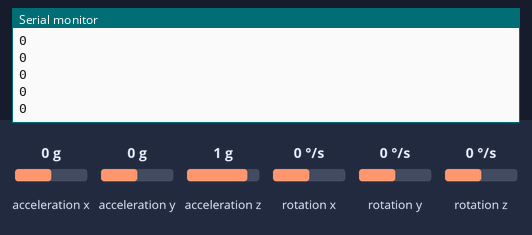
This program was run on a simulated Arduino Nano, built with avr-gcc and run on an emulated ATmega328P. Shown: the last lines printed to the serial monitor. The inputs (shaded band) are chosen by the test bench; at power-on: rotation z 0 °/s, acceleration x 0 g, acceleration y 0 g, acceleration z 1 g, rotation x 0 °/s, rotation y 0 °/s.

Above: at 3.2 s.
3.3 s: rotation z set to -192 °/s
At 4.3 s:
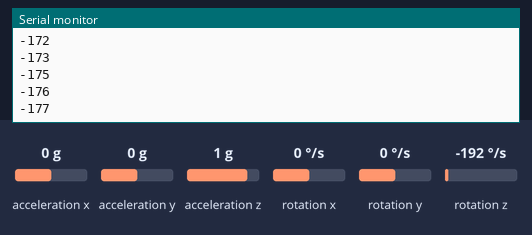
4.8 s: rotation z set to -100 °/s
At 5.8 s:
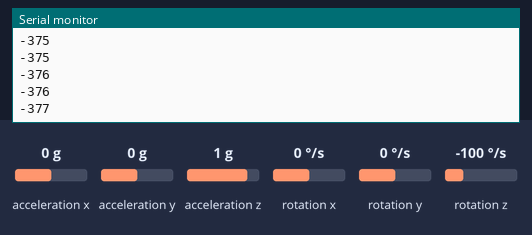
Timing chart, 0 to 7.8 s (numbered marks = the images above; inputs shaded):
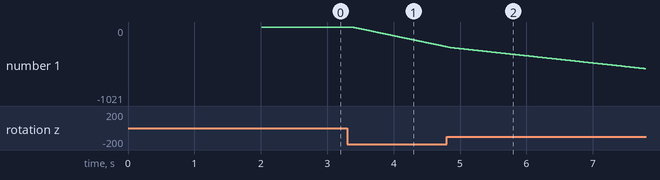

Measured:
- after the input at 3.3 s, the serial monitor: prints a new line after 0.07 s (image 1)
- plotted number 1: 0 → -272 after the input at 3.3 s

The program:

main.cpp
```cpp
#include "Arduino.h"
#include "Wire.h"
#include "MPU6050_light.h"
#include "KalmanFilter.h"
#include "I2C_support_float.hpp"

#define ADDRESS_I2C 8

#define ANGLE_KF 0.01
#define BIAS_KF 0.03
#define MEASURE 0.03

#define BAUD_SERIAL 9600
#define PRINT_SERIAL true

// MPU
MPU6050 mpu(Wire);
KalmanFilter kalmanZ(ANGLE_KF, BIAS_KF, MEASURE);
int AngleZ = 0;
bool send = false;

// Error i2c
bool const i2c_debug_rest = true;
int const time_break_i2c = 25000U;

void requestEvent()
{
  float angle_send = AngleZ;
  send = true;
  Wire.write((byte *)&angle_send, sizeof(angle_send));
  send = false;
}
void setup()
{
  Serial.begin(BAUD_SERIAL);
  Wire.begin(ADDRESS_I2C);
  Wire.onRequest(requestEvent);
  Wire.setWireTimeout(time_break_i2c, i2c_debug_rest);
  if (PRINT_SERIAL)
    Serial.println("Config MPU");
  mpu.begin();
  delay(1000);
  mpu.calcOffsets();
  if (PRINT_SERIAL)
    Serial.println("End config MPU");
}

void loop()
{
  if (!send)
  {
    mpu.update();
    AngleZ = int(kalmanZ.update(mpu.getAngleZ(), mpu.getGyroZ()));
    if (PRINT_SERIAL)
      Serial.println(AngleZ);
  }
}
```

I2C_support_float.hpp
```cpp
#include "Arduino.h"
#include "Wire.h"

void write_i2c_value_float(const int &address, float const &value)
{
  Wire.beginTransmission(address);
  Wire.write((byte *)&value, sizeof(value));
  Wire.endTransmission();
}

void read_i2c_value_float(int const &howMany, float &result)
{
  const int from_pi = 5;
  const int from_adruino = 4;
  const int size_of_float = howMany == from_pi ? from_pi : from_adruino;
  byte bytes_array[4];

  if (size_of_float == from_pi)
  {
    for (int i = 0; i < from_pi; i++)
    {
      if (i == 0)
      {
        Wire.read(); // Delete one bytes from pi. Because pi send float with 5 bytes.
      }
      else
      {
        bytes_array[i - 1] = Wire.read();
      }
    }
    memcpy(&result, bytes_array, 4);
  }
  else if (size_of_float == from_adruino)
  {
    byte *p = (byte *)&result;
    for (unsigned int i = 0; i < from_adruino; i++)
      *p++ = Wire.read();
  }
}
```
